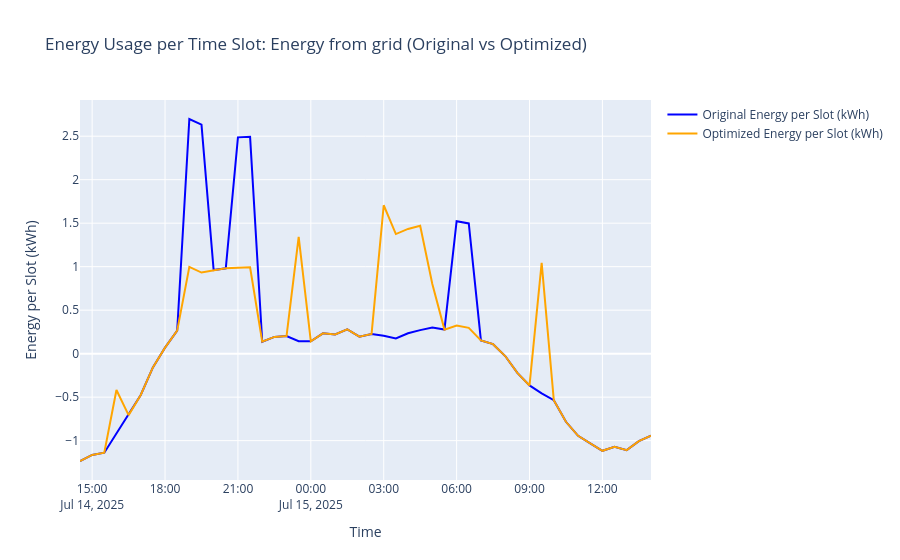

Notebook code cell kept with this figure:
### Code cell
import plotly.graph_objs as go

interval_hours = 0.5  # 30 minutes per row

# Energy per slot in kWh
original_energy_per_slot = df['P_grid'] * interval_hours / 1000
optimized_energy_per_slot = optimal_df['P_grid'] * interval_hours / 1000

time_axis = pd.to_datetime(df['timestamp'])
if 'timestamp' in optimal_df.columns:
    time_axis_opt = pd.to_datetime(optimal_df['timestamp'])
else:
    time_axis_opt = time_axis

fig = go.Figure()
fig.add_trace(go.Scatter(
    x=time_axis,
    y=original_energy_per_slot,
    mode='lines',
    name='Original Energy per Slot (kWh)',
    line=dict(color='blue')
))
fig.add_trace(go.Scatter(
    x=time_axis_opt,
    y=optimized_energy_per_slot,
    mode='lines',
    name='Optimized Energy per Slot (kWh)',
    line=dict(color='orange')
))
fig.update_layout(
    title='Energy Usage per Time Slot: Energy from grid (Original vs Optimized)',
    xaxis_title='Time',
    yaxis_title='Energy per Slot (kWh)',
    hovermode='x unified'
)
fig.show()
